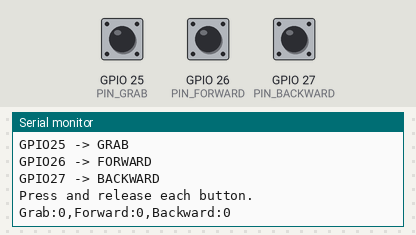
Recording of a sketch running on a simulated ESP32. Parts: the last lines printed to the serial monitor. The test bench sets the inputs (shaded band); at power-on: GPIO 25 (PIN_GRAB) HIGH, GPIO 26 (PIN_FORWARD) HIGH, GPIO 27 (PIN_BACKWARD) HIGH.

Above: at 2.2 s.
2.3 s: GPIO 25 (PIN_GRAB) pulled LOW for 0.15 s
At 3.6 s:
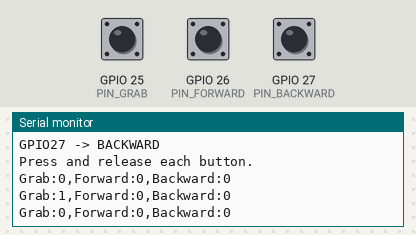
3.9 s: GPIO 26 (PIN_FORWARD) pulled LOW for 0.15 s
At 4.9 s:
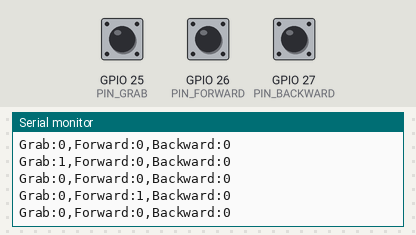
5.5 s: GPIO 27 (PIN_BACKWARD) pulled LOW for 0.15 s
At 6.1 s:
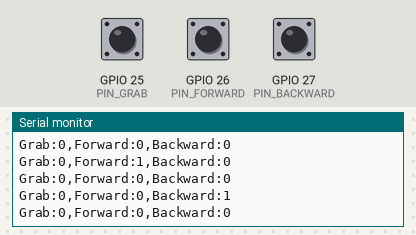

Measured:
- after the input at 2.3 s, the serial monitor: prints a new line at once (image 1)
- after the input at 3.9 s, the serial monitor: prints a new line at once (image 2)
- after the input at 5.5 s, the serial monitor: prints a new line at once (image 3)

The sketch:

Buttons_Test.ino
```cpp
// ============================================================
// ESP32 HAPTIC CONTROLLER
// BUTTON TEST
//
// Buttons:
//   GPIO25 -> Grab
//   GPIO26 -> Avatar Forward
//   GPIO27 -> Avatar Backward
//
// Wiring:
//   GPIO ---- Pushbutton ---- GND
//
// Internal pull-up resistors are enabled.
// ============================================================

// ============================================================
// PIN CONFIGURATION
// ============================================================

const uint8_t PIN_GRAB = 25;
const uint8_t PIN_FORWARD = 26;
const uint8_t PIN_BACKWARD = 27;

// ============================================================
// DEBOUNCE CONFIGURATION
// ============================================================

const unsigned long DEBOUNCE_TIME_MS = 30;

// ============================================================
// BUTTON STRUCTURE
// ============================================================

struct Button
{
    uint8_t pin;

    bool stableState;
    bool lastRawState;

    unsigned long lastChangeTime;
};

// ============================================================
// BUTTON OBJECTS
// ============================================================

Button grabButton;
Button forwardButton;
Button backwardButton;

// ============================================================
// INITIALIZE BUTTON
// ============================================================

void initializeButton(Button &button, uint8_t pin)
{
    button.pin = pin;

    pinMode(
        button.pin,
        INPUT_PULLUP);

    bool initialState =
        digitalRead(button.pin);

    button.stableState =
        initialState;

    button.lastRawState =
        initialState;

    button.lastChangeTime =
        millis();
}

// ============================================================
// UPDATE BUTTON WITH DEBOUNCING
// ============================================================

bool updateButton(Button &button)
{
    bool rawState =
        digitalRead(button.pin);

    // ----------------------------------------------------------
    // Raw input changed
    // ----------------------------------------------------------

    if (rawState != button.lastRawState)
    {
        button.lastChangeTime =
            millis();

        button.lastRawState =
            rawState;
    }

    // ----------------------------------------------------------
    // Input remained stable long enough
    // ----------------------------------------------------------

    if (
        (millis() - button.lastChangeTime) >= DEBOUNCE_TIME_MS)
    {
        if (rawState != button.stableState)
        {
            button.stableState =
                rawState;

            return true;
        }
    }

    return false;
}

// ============================================================
// IS BUTTON PRESSED?
// ============================================================

bool isPressed(const Button &button)
{
    // INPUT_PULLUP:
    //
    // LOW  = pressed
    // HIGH = released

    return button.stableState == LOW;
}

// ============================================================
// PRINT COMPLETE BUTTON STATE
// ============================================================

void printButtonStates()
{
    Serial.print("Grab:");
    Serial.print(
        isPressed(grabButton) ? 1 : 0);

    Serial.print(",Forward:");
    Serial.print(
        isPressed(forwardButton) ? 1 : 0);

    Serial.print(",Backward:");
    Serial.println(
        isPressed(backwardButton) ? 1 : 0);
}

// ============================================================
// SETUP
// ============================================================

void setup()
{
    Serial.begin(115200);

    delay(1000);

    Serial.println();
    Serial.println(
        "========================================");

    Serial.println(
        " ESP32 HAPTIC CONTROLLER - BUTTON TEST");

    Serial.println(
        "========================================");

    Serial.println();

    // ----------------------------------------------------------
    // Initialize buttons
    // ----------------------------------------------------------

    initializeButton(
        grabButton,
        PIN_GRAB);

    initializeButton(
        forwardButton,
        PIN_FORWARD);

    initializeButton(
        backwardButton,
        PIN_BACKWARD);

    Serial.println(
        "Buttons initialized.");

    Serial.println();

    Serial.println(
        "GPIO25 -> GRAB");

    Serial.println(
        "GPIO26 -> FORWARD");

    Serial.println(
        "GPIO27 -> BACKWARD");

    Serial.println();

    Serial.println(
        "Press and release each button.");

    Serial.println();

    // Print initial state
    printButtonStates();
}

// ============================================================
// LOOP
// ============================================================

void loop()
{
    bool stateChanged = false;

    // ----------------------------------------------------------
    // Update each button
    // ----------------------------------------------------------

    if (updateButton(grabButton))
    {
        stateChanged = true;
    }

    if (updateButton(forwardButton))
    {
        stateChanged = true;
    }

    if (updateButton(backwardButton))
    {
        stateChanged = true;
    }

    // ----------------------------------------------------------
    // Only transmit when something changes
    // ----------------------------------------------------------

    if (stateChanged)
    {
        printButtonStates();
    }

    delay(1);
}
```
